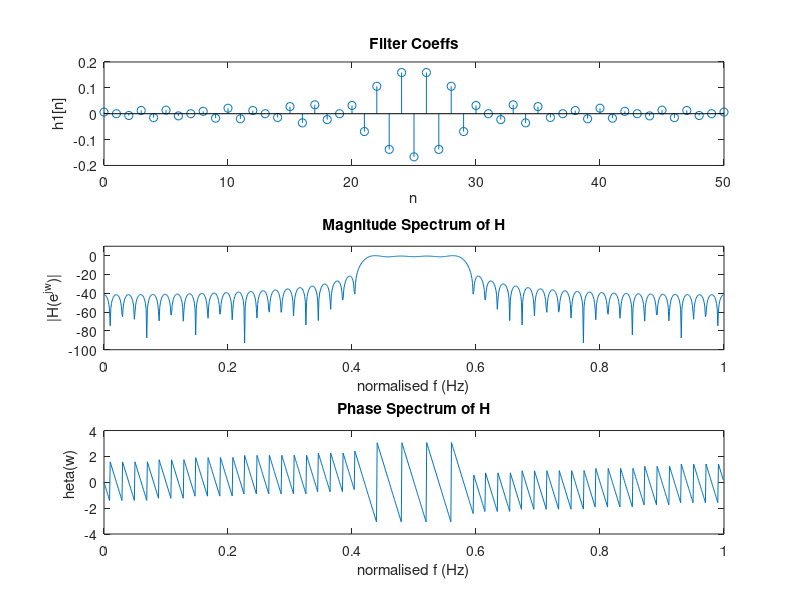

This chart was generated by the following MATLAB code:
clearvars

N = 51;
n = 0:1:N-1;
nc = (N-1)/2;
h = (1/6)*sinc((n-nc)/6);

h1 = ((-1).^n).*h;

H = fft(h1, 1001);

H_norm = mag2db(abs(H)/max(abs(H)));

norm_f = 0:1/1001:1000/1001;

figure;
subplot(3, 1, 1);
stem(n, h1);
title("Filter Coeffs");
xlabel("n");
ylabel("h1[n]");
subplot(3, 1, 2);
plot(norm_f, H_norm);
limit = [-100 10];
ylim(limit);
title("Magnitude Spectrum of H");
xlabel("normalised f (Hz)");
ylabel("|H(e^{jw})|");
subplot(3, 1, 3);
plot(norm_f, angle(H));
title("Phase Spectrum of H");
xlabel("normalised f (Hz)");
ylabel("\theta(w)");
